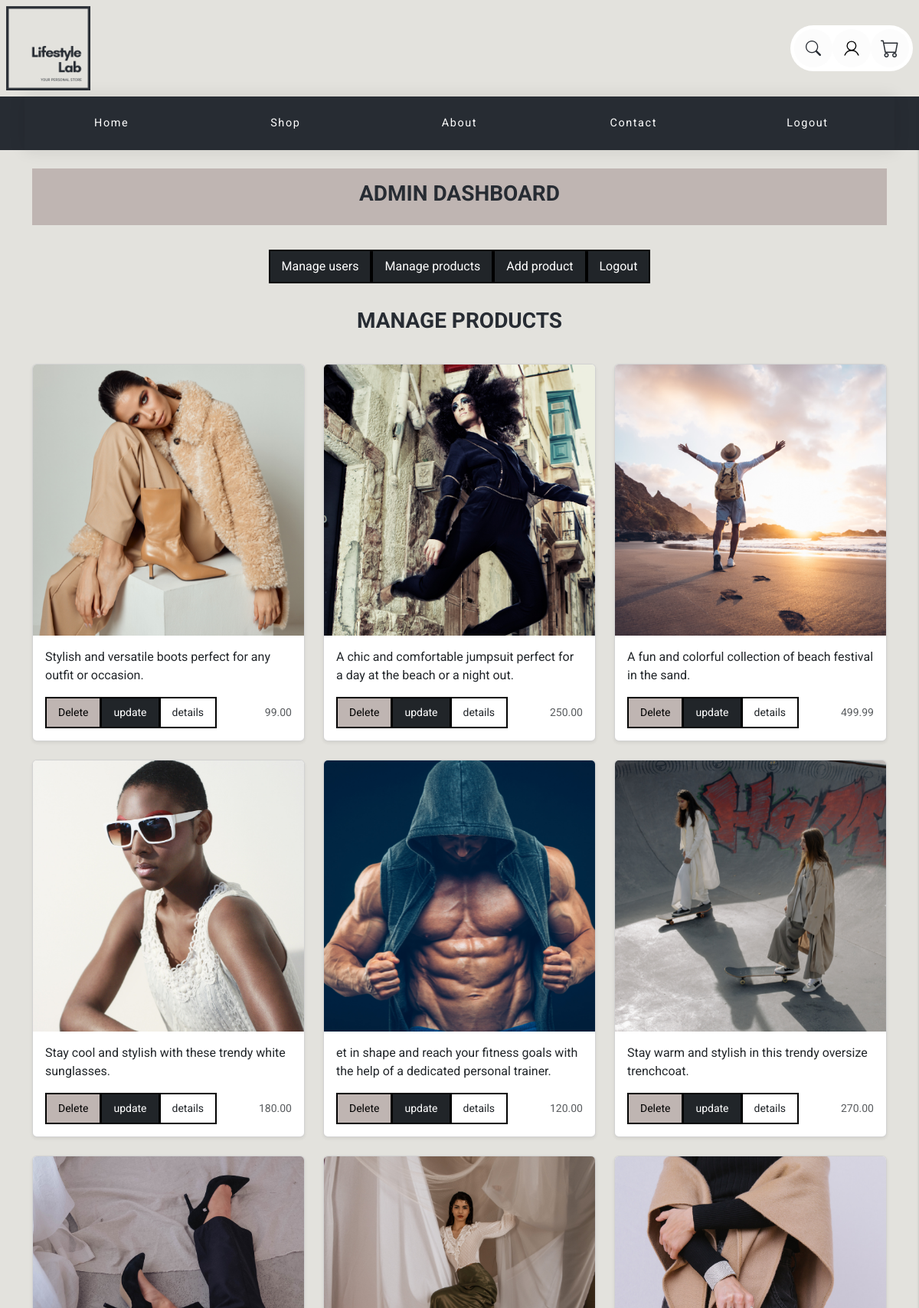
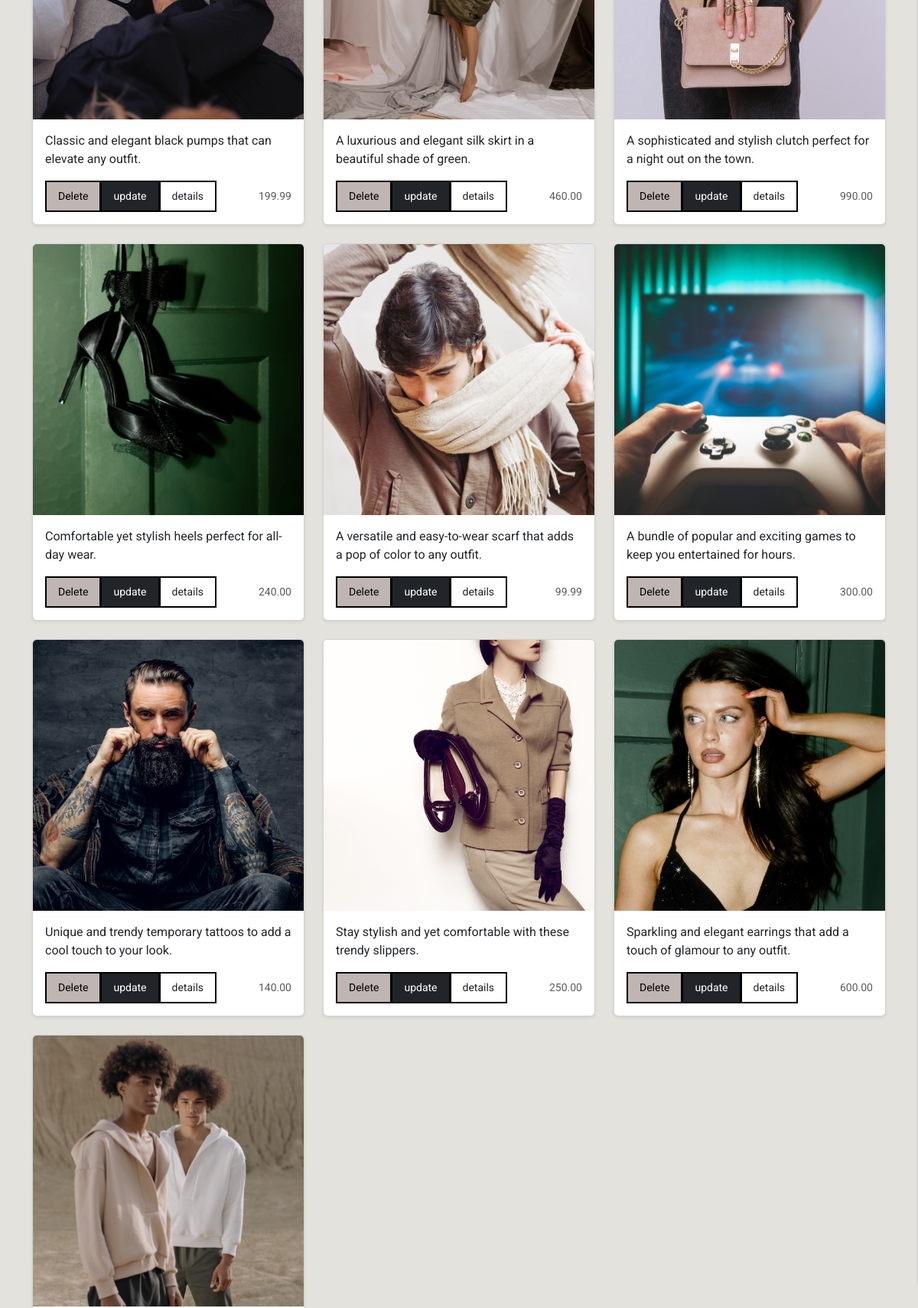
Page /product_dashboard.php (signed in, upper part) on the committed database (2 pictures, top to bottom).
### tables this page shows
CREATE TABLE `product` (
  `id` int(11) NOT NULL,
  `name` varchar(50) NOT NULL,
  `description` varchar(255) DEFAULT NULL,
  `price` decimal(12,2) NOT NULL,
  `img` varchar(255) DEFAULT NULL,
  `fk_type` int(11) DEFAULT NULL,
  `fk_status` int(11) DEFAULT NULL
);

### product_dashboard.php (the view, shortened to what this page needs)
<?php
require_once './php_db/query.php';
$sql = "SELECT id, name, description, price,  img FROM product";
$result = $connect->query($sql);
$layout = "";
if ($result && $result->num_rows > 0) {
    while ($product = $result->fetch_assoc()) {
        $layout .= "<div class='col-md-4'>
                        <div class='card mb-4 shadow-sm'>
                            <img src='images/product/{$product["img"]}' alt='{$product["name"]}' class='bd-placeholder-img card-img-top' width='100%' height='100%'>
                            <div class='card-body'>
                                <p class='card-text'>{$product["description"]}</p>
                                <div class='d-flex justify-content-between align-items-center'>
                                    <div class='btn-group'>
                                        <a href='product_delete.php?id={$product["id"]}' class='btn btn-sm btn-info' onclick='return confirm(\"Are you sure you want to delete this product?\");'>Delete</a>
                                        <a href='product_update.php?id={$product["id"]}' class='btn btn-sm btn-dark'>update</a>
                                        <a href='product_details_admin.php?id={$product["id"]}' class='btn btn-sm btn-outline-dark'>details</a>
                                    </div>
                                    <small class='text-muted'>{$product["price"]}</small>
                                </div>
                            </div>
                        </div>
                    </div>";
    }
} else {
    $layout = "<p>No products found in the database.</p>";
}
?>
<!DOCTYPE html>
<html lang="en">
<head>
</head>
<body>
    <?php include '_navbar.php' ?>
    <?php include '_navbardash.php' ?>
    <h3 class="text-center p-4 mb-3 ">MANAGE PRODUCTS</h3>
    <div class="container mt-3">
        <div class="row">
            <?= $layout ?>
        </div>
    </div>
</body>
</html>

### css/style.css (style rules this page uses)
body { font-family: "Roboto", sans-serif; font-weight: 400; font-style: normal; color: #272c33; background-color: #E3e2dd; }
h3,h6 { font-family: "Roboto", sans-serif; font-weight: 700; font-style: normal; }
.btn { padding: 8px 15px 8px 15px; border-radius: 0 !important; }
.btn-outline-dark { border: 2px solid black; }
.btn-info { --bs-btn-color: #000; --bs-btn-bg: #bfb5b2; --bs-btn-border-color: #000; --bs-btn-hover-color: #000; --bs-btn-hover-bg: #bfb5b2; --bs-btn-hover-border-color: #bfb5b2; --bs-btn-focus-shadow-rgb: 11, 172, 204; --bs-btn-active-color: #000; --bs-btn-active-bg: #bfb5b2; --bs-btn-active-border-color: #bfb5b2; --bs-btn-active-shadow: inset 0 3px 5px rgba(0, 0, 0, 0.125); --bs-btn-disabled-color: #000; --bs-btn-disabled-bg: #bfb5b2; --bs-btn-disabled-border-color: #bfb5b2; }
.btn-info { border: 2px solid black; }
.btn-dark { border: 2px solid black; color: white; }
.container, p, h1, h2, h3, h4, h5, h6 { animation: fadeInUp 1s ease forwards; }
.btn { animation: fadeInUp 1s ease forwards; }
.card { animation: fadeInUp 1s ease forwards; }
.card-body { height: 100%; display: flex; flex-direction: column; justify-content: space-between; }

### css/nav.css (style rules this page uses)
:root { --gap: 2rem; }
a { text-decoration: none; }

### rows in the picture
product: img (picture), description "Stylish and versatile boots perfect for any outfit or occasion.", price "99.00"
product: img (picture), description "A chic and comfortable jumpsuit perfect for a day at the beach or a night out.", price "250.00"
product: img (picture), description "A fun and colorful collection of beach festival in the sand.", price "499.99"
product: img (picture), description "Stay cool and stylish with these trendy white sunglasses.", price "180.00"
product: img (picture), description "et in shape and reach your fitness goals with the help of a dedicated personal trainer.", price "120.00"
product: img (picture), description "Stay warm and stylish in this trendy oversize trenchcoat.", price "270.00"
product: img (picture), description "Classic and elegant black pumps that can elevate any outfit.", price "199.99"
product: img (picture), description "A luxurious and elegant silk skirt in a beautiful shade of green.", price "460.00"
product: img (picture), description "A sophisticated and stylish clutch perfect for a night out on the town.", price "990.00"
product: img (picture), description "Comfortable yet stylish heels perfect for all-day wear.", price "240.00"
product: img (picture), description "A versatile and easy-to-wear scarf that adds a pop of color to any outfit.", price "99.99"
product: img (picture), description "A bundle of popular and exciting games to keep you entertained for hours.", price "300.00"
product: img (picture), description "Unique and trendy temporary tattoos to add a cool touch to your look.", price "140.00"
product: img (picture), description "Stay stylish and yet comfortable with these trendy slippers.", price "250.00"
product: img (picture), description "Sparkling and elegant earrings that add a touch of glamour to any outfit.", price "600.00"
product: img (picture)
